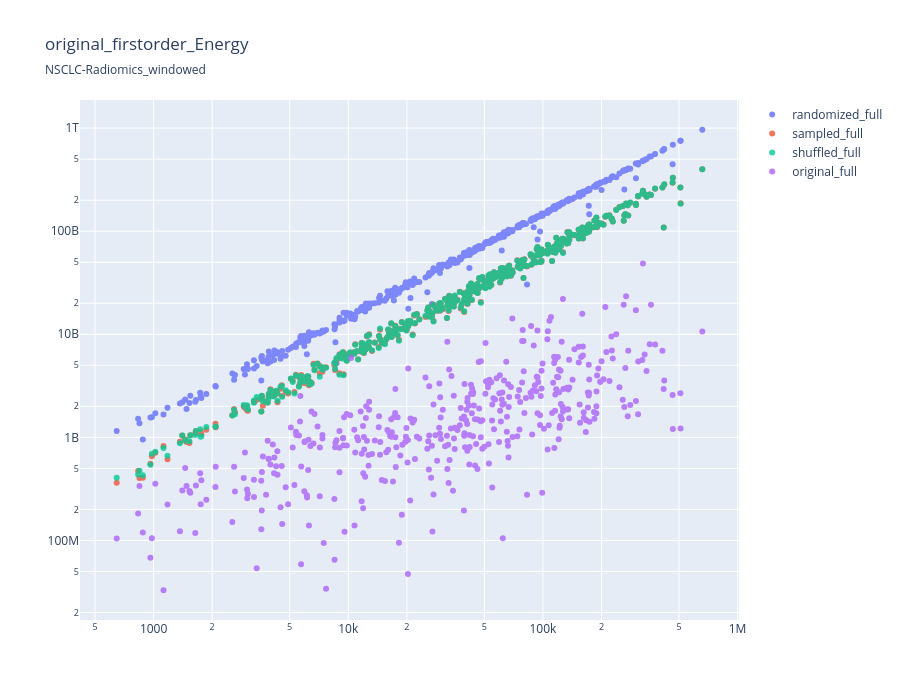
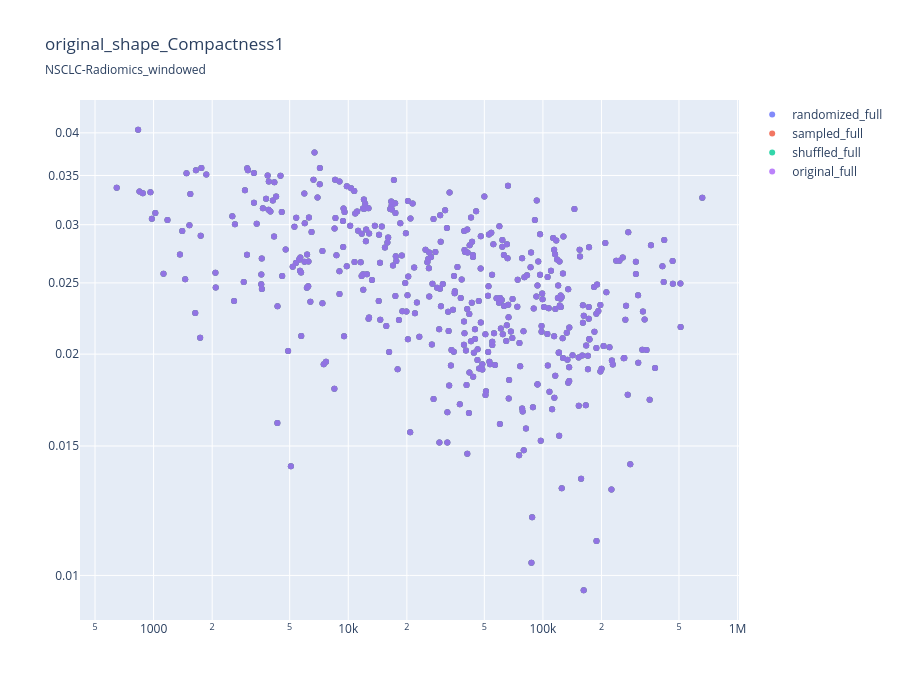
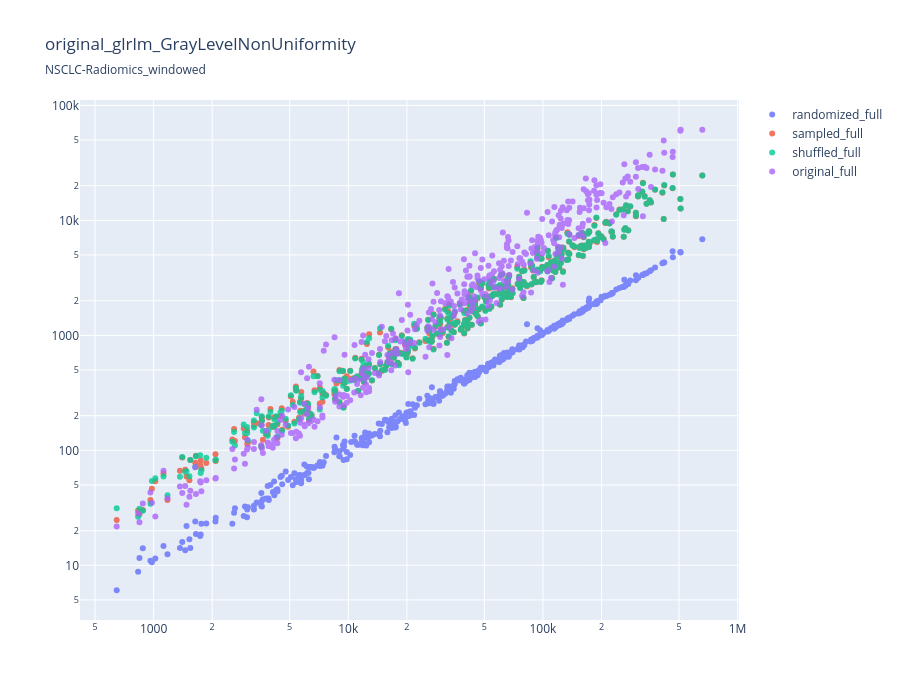
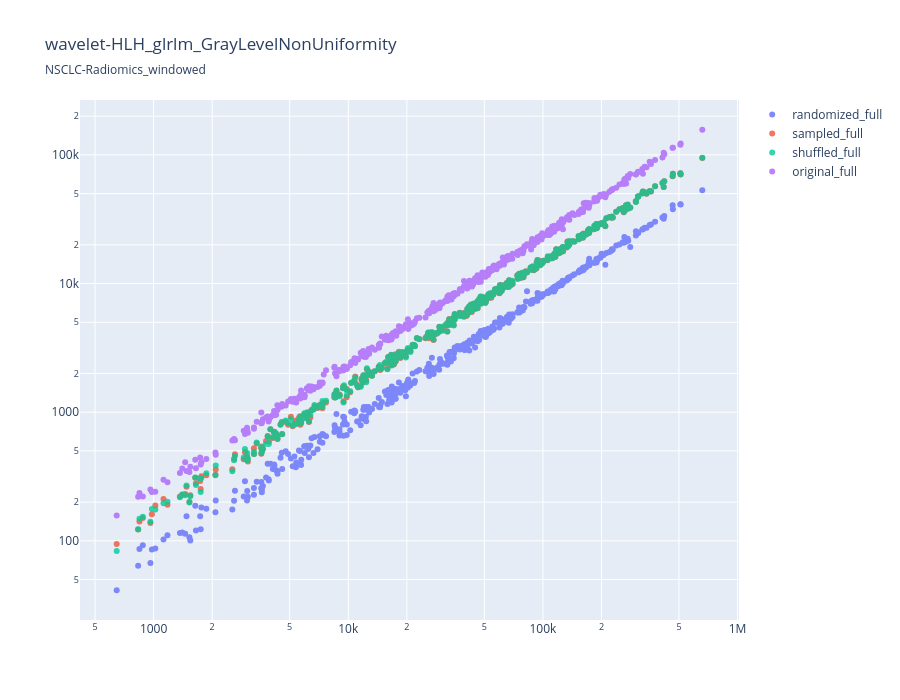

These figures' notebook cell, in order:
### Code cell
for fig in fig_list:
    fig.show()

### Figure 1 — Plotly figure (JSON) as saved in the notebook; plotly's stock layout.template omitted (floating-point values rounded to 4 significant figures; data arrays with more than 128 entries replaced by an {"elided": "..."} marker saying what was removed)
{"data": [{"marker": {"size": 6}, "mode": "markers", "name": "randomized_full", "opacity": 0.8, "type": "scatter", "x": {"elided": "420 float values"}, "y": {"elided": "420 float values"}}, {"marker": {"size": 6}, "mode": "markers", "name": "sampled_full", "opacity": 0.8, "type": "scatter", "x": {"elided": "420 float values"}, "y": {"elided": "420 float values"}}, {"marker": {"size": 6}, "mode": "markers", "name": "shuffled_full", "opacity": 0.8, "type": "scatter", "x": {"elided": "420 float values"}, "y": {"elided": "420 float values"}}, {"marker": {"size": 6}, "mode": "markers", "name": "original_full", "opacity": 0.8, "type": "scatter", "x": {"elided": "420 float values"}, "y": {"elided": "420 float values"}}], "layout": {"height": 700, "title": {"subtitle": {"text": "NSCLC-Radiomics_windowed"}, "text": "original_firstorder_Energy"}, "width": 900, "xaxis": {"type": "log"}, "yaxis": {"range": [null, null], "type": "log"}}}

### Figure 2 — Plotly figure (JSON) as saved in the notebook; plotly's stock layout.template omitted (floating-point values rounded to 4 significant figures; data arrays with more than 128 entries replaced by an {"elided": "..."} marker saying what was removed)
{"data": [{"marker": {"size": 6}, "mode": "markers", "name": "randomized_full", "opacity": 0.8, "type": "scatter", "x": {"elided": "420 float values"}, "y": {"elided": "420 float values"}}, {"marker": {"size": 6}, "mode": "markers", "name": "sampled_full", "opacity": 0.8, "type": "scatter", "x": {"elided": "420 float values"}, "y": {"elided": "420 float values"}}, {"marker": {"size": 6}, "mode": "markers", "name": "shuffled_full", "opacity": 0.8, "type": "scatter", "x": {"elided": "420 float values"}, "y": {"elided": "420 float values"}}, {"marker": {"size": 6}, "mode": "markers", "name": "original_full", "opacity": 0.8, "type": "scatter", "x": {"elided": "420 float values"}, "y": {"elided": "420 float values"}}], "layout": {"height": 700, "title": {"subtitle": {"text": "NSCLC-Radiomics_windowed"}, "text": "original_shape_Compactness1"}, "width": 900, "xaxis": {"type": "log"}, "yaxis": {"range": [null, null], "type": "log"}}}

### Figure 3 — Plotly figure (JSON) as saved in the notebook; plotly's stock layout.template omitted (floating-point values rounded to 4 significant figures; data arrays with more than 128 entries replaced by an {"elided": "..."} marker saying what was removed)
{"data": [{"marker": {"size": 6}, "mode": "markers", "name": "randomized_full", "opacity": 0.8, "type": "scatter", "x": {"elided": "420 float values"}, "y": {"elided": "420 float values"}}, {"marker": {"size": 6}, "mode": "markers", "name": "sampled_full", "opacity": 0.8, "type": "scatter", "x": {"elided": "420 float values"}, "y": {"elided": "420 float values"}}, {"marker": {"size": 6}, "mode": "markers", "name": "shuffled_full", "opacity": 0.8, "type": "scatter", "x": {"elided": "420 float values"}, "y": {"elided": "420 float values"}}, {"marker": {"size": 6}, "mode": "markers", "name": "original_full", "opacity": 0.8, "type": "scatter", "x": {"elided": "420 float values"}, "y": {"elided": "420 float values"}}], "layout": {"height": 700, "title": {"subtitle": {"text": "NSCLC-Radiomics_windowed"}, "text": "original_glrlm_GrayLevelNonUniformity"}, "width": 900, "xaxis": {"type": "log"}, "yaxis": {"range": [null, null], "type": "log"}}}

### Figure 4 — Plotly figure (JSON) as saved in the notebook; plotly's stock layout.template omitted (floating-point values rounded to 4 significant figures; data arrays with more than 128 entries replaced by an {"elided": "..."} marker saying what was removed)
{"data": [{"marker": {"size": 6}, "mode": "markers", "name": "randomized_full", "opacity": 0.8, "type": "scatter", "x": {"elided": "420 float values"}, "y": {"elided": "420 float values"}}, {"marker": {"size": 6}, "mode": "markers", "name": "sampled_full", "opacity": 0.8, "type": "scatter", "x": {"elided": "420 float values"}, "y": {"elided": "420 float values"}}, {"marker": {"size": 6}, "mode": "markers", "name": "shuffled_full", "opacity": 0.8, "type": "scatter", "x": {"elided": "420 float values"}, "y": {"elided": "420 float values"}}, {"marker": {"size": 6}, "mode": "markers", "name": "original_full", "opacity": 0.8, "type": "scatter", "x": {"elided": "420 float values"}, "y": {"elided": "420 float values"}}], "layout": {"height": 700, "title": {"subtitle": {"text": "NSCLC-Radiomics_windowed"}, "text": "wavelet-HLH_glrlm_GrayLevelNonUniformity"}, "width": 900, "xaxis": {"type": "log"}, "yaxis": {"range": [null, null], "type": "log"}}}
